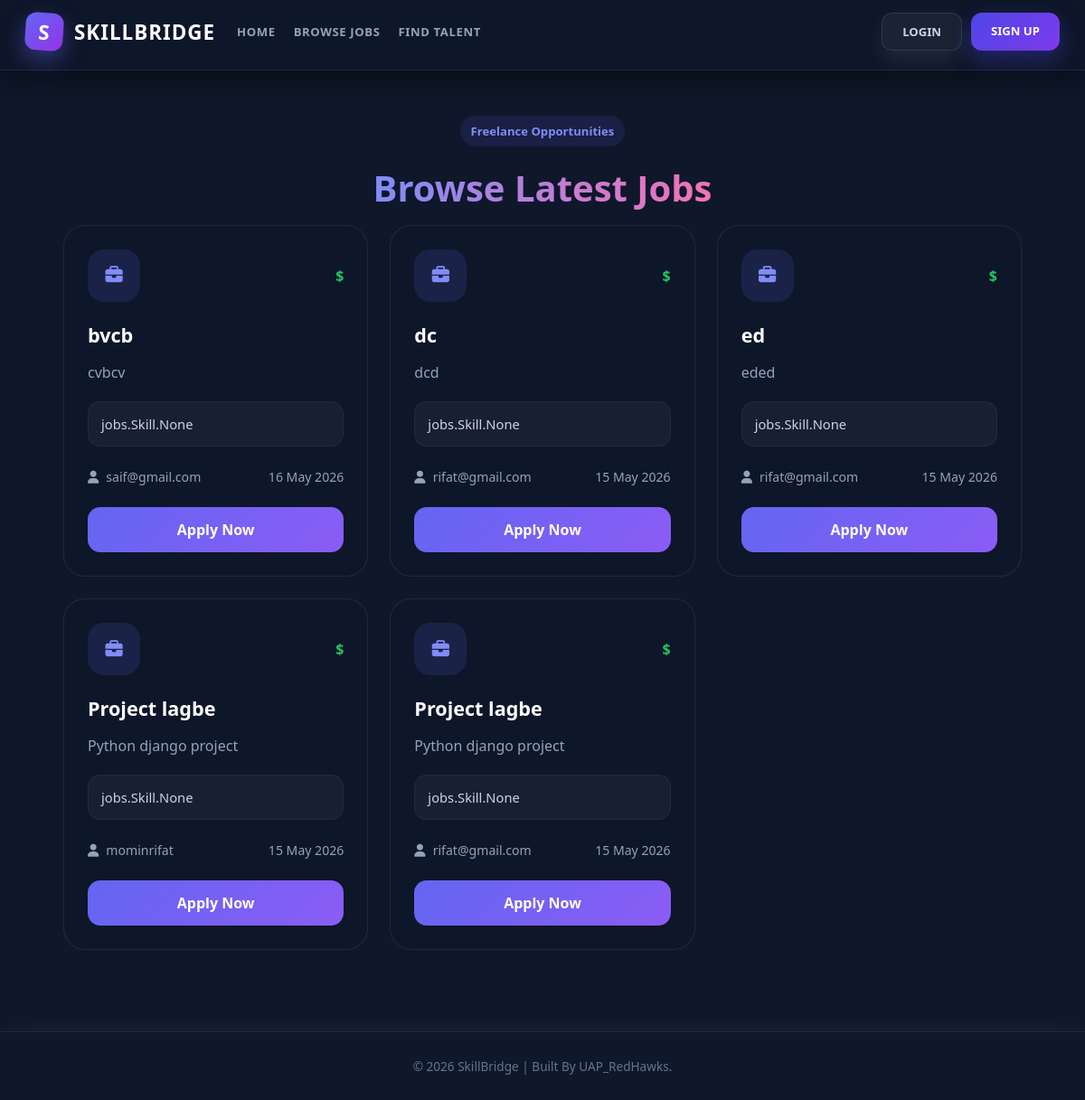
Screenshot of /jobs/ with the database file from the repository.
### jobs/models.py (models this page shows, shortened)
class Job(models.Model):
    EXPERIENCE_LEVEL_CHOICES = (
        ('entry', 'Entry Level'),
        ('intermediate', 'Intermediate'),
        ('expert', 'Expert'),
    )
    JOB_TYPE_CHOICES = (
        ('full_time', 'Full Time'),
        ('part_time', 'Part Time'),
        ('remote', 'Remote'),
        ('contract', 'Contract'),
    )
    client = models.ForeignKey(
        User,
        on_delete=models.CASCADE,
        related_name='posted_jobs'
    )
    title = models.CharField(max_length=255)
    description = models.TextField()
    category = models.ForeignKey(
        JobCategory,
        on_delete=models.SET_NULL,
        null=True,
        blank=True
    )
    skills_required = models.ManyToManyField(Skill, blank=True)
    experience_level = models.CharField(
        max_length=20,
        choices=EXPERIENCE_LEVEL_CHOICES,
        default='entry'
    )
    job_type = models.CharField(
        max_length=20,
        choices=JOB_TYPE_CHOICES,
        default='remote'
    )
    budget_min = models.DecimalField(
        max_digits=10,
        decimal_places=2,
        null=True,
        blank=True
    )
    budget_max = models.DecimalField(
        max_digits=10,
        decimal_places=2,
        null=True,
        blank=True
    )
    deadline = models.DateField(null=True, blank=True)
    is_active = models.BooleanField(default=True)
    created_at = models.DateTimeField(auto_now_add=True)

### core/views.py (the view)
# urls.py: path('jobs/', views.guest_job_list, name='guest_job_list'),
def guest_job_list(request):
    jobs = Job.objects.filter(is_active=True).order_by('-created_at')
    return render(request, 'core/alljob.html', {'jobs': jobs})

### templates/core/alljob.html (shortened to what this page needs)
{% extends 'core/base.html' %}
{% load static %}
{% block extra_css %}
  <link rel="stylesheet" href="{% static 'css/core/alljob.css' %}" />
  <link rel="stylesheet" href="https://cdnjs.cloudflare.com/ajax/libs/font-awesome/6.5.1/css/all.min.css" />
{% endblock %}
{% block guest_content %}
  <div class="job-page">
    <div class="job-top">
      <div>
        <span class="job-tag">Freelance Opportunities</span>
        <h1>Browse Latest Jobs</h1>
      </div>
    </div>
    <div class="job-grid">
      {% for job in jobs %}
        <div class="job-card">
          <div class="job-card-top">
            <div class="job-icon">
              <i class="fas fa-briefcase"></i>
            </div>
            <span class="job-budget">${{ job.budget }}</span>
          </div>
          <h2>{{ job.title }}</h2>
          <p class="job-description">{{ job.description|truncatewords:25 }}</p>
          <div class="job-skills">{{ job.skills_required }}</div>
          <div class="job-footer">
            <div class="job-user">
              <i class="fas fa-user"></i>
              {{ job.client.username }}
            </div>
            <div class="job-date">{{ job.created_at|date:'d M Y' }}</div>
          </div>
          <a href="#" class="apply-btn">Apply Now</a>
        </div>
      {% empty %}
        <div class="empty-box">
          <i class="fas fa-briefcase"></i>
          <h2>No Jobs Available</h2>
          <p>No client has posted any job yet.</p>
        </div>
      {% endfor %}
    </div>
  </div>
{% endblock %}

### static/css/core/base.css (style rules this page uses)
* { margin: 0; padding: 0; box-sizing: border-box; }
html, body { scroll-behavior: smooth; margin: 0; min-height: 100%; }
body { display: flex; flex-direction: column; background: #0f172a; color: #e2e8f0; font-family: 'Segoe UI', Tahoma, Geneva, Verdana, sans-serif; overflow-x: hidden; padding-right: 0 !important; min-height: 100vh; margin: 0; padding: 0; padding-top: 78px; }
body, html { transform: none !important; }

### static/css/core/alljob.css (style rules this page uses)
.job-page { padding: 20px 40px 60px; width: 100%; }
.job-top { display: flex; justify-content: center; align-items: center; text-align: center; }
.job-tag { display: flex; padding: 8px 12px; border-radius: 30px; background: rgba(99, 102, 241, 0.12); color: #818cf8; font-size: 0.82rem; font-weight: 700; margin-bottom: 18px; width: fit-content; }
.job-top>div { display: flex; flex-direction: column; align-items: center; }
.job-top h1 { font-size: 2.5rem; font-weight: 800; margin-bottom: 14px; background: linear-gradient(to right, #818cf8, #f472b6); background-clip: text; -webkit-background-clip: text; -webkit-text-fill-color: transparent; }
.job-grid { display: grid; grid-template-columns: repeat(3, 1fr); gap: 24px; }
.job-card { background: rgba(15, 23, 42, 0.96); border: 1px solid rgba(255, 255, 255, 0.08); border-radius: 24px; padding: 26px; transition: 0.3s ease; }
.job-card-top { display: flex; justify-content: space-between; align-items: center; margin-bottom: 22px; }
.job-icon { width: 58px; height: 58px; border-radius: 18px; background: rgba(99, 102, 241, 0.15); display: flex; justify-content: center; align-items: center; color: #818cf8; font-size: 1.2rem; }
.job-budget { color: #22c55e; font-weight: 800; font-size: 1rem; }
.job-card h2 { color: white; margin-bottom: 14px; font-size: 1.35rem; }
.job-description { color: #94a3b8; line-height: 1.7; margin-bottom: 18px; }
.job-skills { background: rgba(255, 255, 255, 0.04); border: 1px solid rgba(255, 255, 255, 0.05); border-radius: 14px; padding: 14px; color: #cbd5e1; font-size: 0.92rem; margin-bottom: 24px; }
.job-footer { display: flex; justify-content: space-between; align-items: center; margin-bottom: 24px; color: #94a3b8; font-size: 0.88rem; }
.job-user, .job-date { display: flex; align-items: center; gap: 8px; }
.apply-btn { width: 100%; display: inline-flex; justify-content: center; align-items: center; padding: 14px; border-radius: 14px; text-decoration: none; background: linear-gradient(135deg, #6366f1, #8b5cf6); color: white; font-weight: 700; transition: 0.3s ease; }

### rows the page displays
Job: title "bvcb", description "cvbcv", skills_required "jobs.Skill.None", client.username "saif@gmail.com", created_at "16 May 2026"
Job: title "dc", description "dcd", skills_required "jobs.Skill.None", client.username "rifat@gmail.com", created_at "15 May 2026"
Job: title "ed", description "eded", skills_required "jobs.Skill.None", client.username "rifat@gmail.com", created_at "15 May 2026"
Job: title "Project lagbe", description "Python django project", skills_required "jobs.Skill.None", client.username "mominrifat", created_at "15 May 2026"
Job: title "Project lagbe", description "Python django project", skills_required "jobs.Skill.None", client.username "rifat@gmail.com", created_at "15 May 2026"
